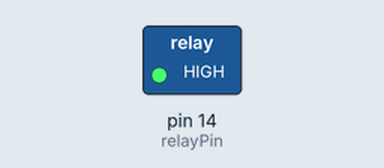
Simulated run of this sketch. Board: Arduino Uno, built with avr-gcc and run on an emulated ATmega328P. Shown: switched loads named in the sketch (green lamp = pin HIGH). Dashed ring = blinking.

Above: at 0.5 s.
Timing chart, 0 to 4.6 s (numbered marks = the images above):
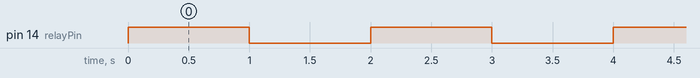

The sketch:

modulerelay_simple.ino
```cpp
const int relayPin = 14; // Pin connected to relay module

void setup() {
  pinMode(relayPin, OUTPUT); // Set relayPin as an output
}

void loop() {
  digitalWrite(relayPin, HIGH); // Turn the relay on (HIGH)
  delay(1000); // Wait for 1 second
  digitalWrite(relayPin, LOW); // Turn the relay off (LOW)
  delay(1000); // Wait for 1 second
}
```

Measured:
- by itself, pin 14 (relayPin): alternates HIGH for 1.0 s and LOW for 1.0 s
